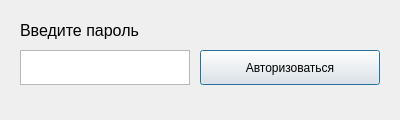
<?xml version="1.0" encoding="UTF-8"?>
<ui version="4.0">
 <class>AuthWindow</class>
 <widget class="QDialog" name="AuthWindow">
  <property name="geometry">
   <rect>
    <x>0</x>
    <y>0</y>
    <width>400</width>
    <height>120</height>
   </rect>
  </property>
  <property name="minimumSize">
   <size>
    <width>400</width>
    <height>120</height>
   </size>
  </property>
  <property name="maximumSize">
   <size>
    <width>400</width>
    <height>120</height>
   </size>
  </property>
  <property name="windowTitle">
   <string>Dialog</string>
  </property>
  <widget class="QLabel" name="label">
   <property name="geometry">
    <rect>
     <x>20</x>
     <y>20</y>
     <width>138</width>
     <height>21</height>
    </rect>
   </property>
   <property name="font">
    <font>
     <pointsize>12</pointsize>
    </font>
   </property>
   <property name="text">
    <string>Введите пароль </string>
   </property>
  </widget>
  <widget class="QPushButton" name="pushButton">
   <property name="geometry">
    <rect>
     <x>200</x>
     <y>50</y>
     <width>180</width>
     <height>35</height>
    </rect>
   </property>
   <property name="text">
    <string>Авторизоваться</string>
   </property>
  </widget>
  <widget class="QTextEdit" name="textEdit">
   <property name="geometry">
    <rect>
     <x>20</x>
     <y>50</y>
     <width>170</width>
     <height>35</height>
    </rect>
   </property>
  </widget>
 </widget>
 <resources/>
 <connections/>
</ui>
